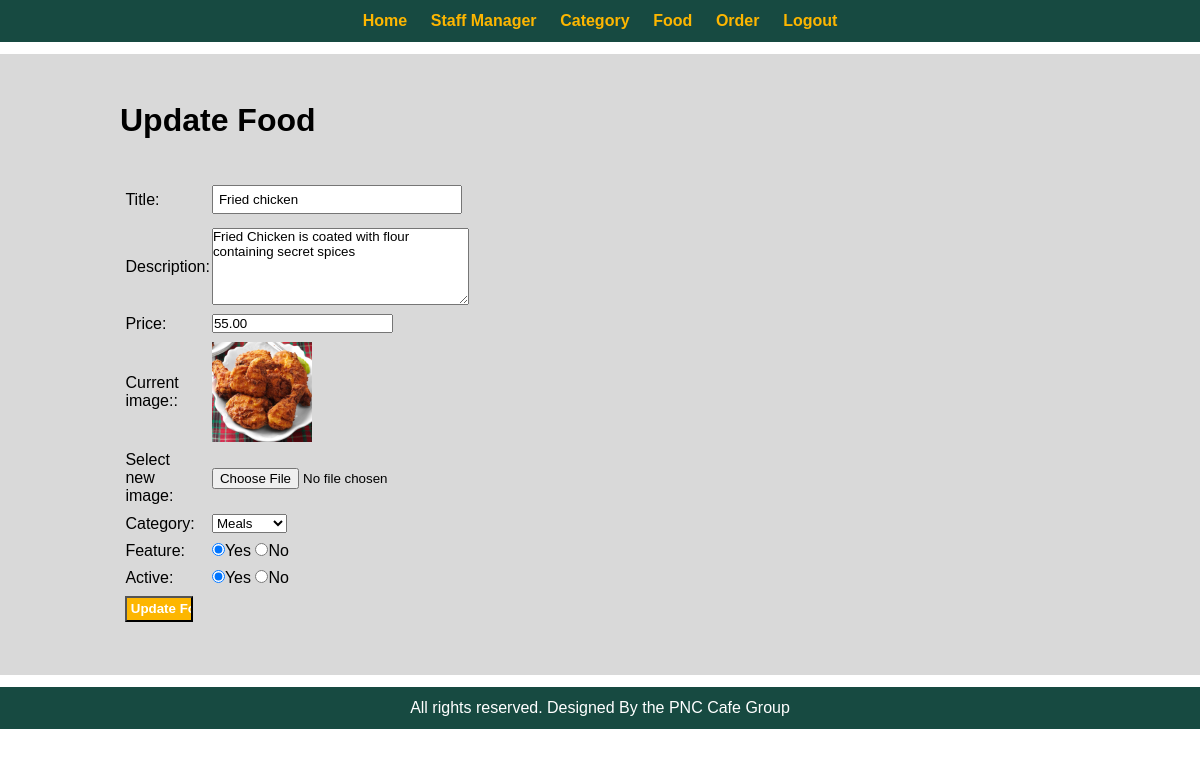
Page /admin/update-food.php?id=32 (signed in) on the committed database.
### tables this page shows
CREATE TABLE `tbl_food` (
  `id` int(10) UNSIGNED NOT NULL,
  `title` varchar(150) NOT NULL,
  `description` text NOT NULL,
  `price` decimal(10,2) NOT NULL,
  `image_name` varchar(255) NOT NULL,
  `category_id` int(10) UNSIGNED NOT NULL,
  `featured` varchar(10) NOT NULL,
  `active` varchar(10) NOT NULL
);

CREATE TABLE `tbl_category` (
  `id` int(10) UNSIGNED NOT NULL,
  `title` varchar(100) NOT NULL,
  `image_name` varchar(100) NOT NULL,
  `featured` varchar(10) NOT NULL,
  `active` varchar(10) NOT NULL
);

### admin/update-food.php (the view, shortened to what this page needs)
<?php
    include('partials/menu.php');
?>
<?php
    if(isset($_GET['id'])) {
        $id = $_GET['id'];
        $sql2 = "SELECT * FROM tbl_food WHERE id=$id";
        $res2 = mysqli_query($conn, $sql2);
        $row2 = mysqli_fetch_assoc($res2);
        $title = $row2['title'];
        $description = $row2['description'];
        $price = $row2['price'];
        $current_image = $row2['image_name'];
        $current_category = $row2['category_id'];
        $featured = $row2['featured'];
        $active = $row2['active'];
    } else {
        header('location:'.SITEURL.'admin/manage-food.php');
    }
    ?>
<div class="main-content">
    <div class="wrapper">
        <h1>Update Food</h1>
        <br><br>
        <form action="" method="POST" enctype="multipart/form-data">
            <table class="tbl-30">
                <tr>
                    <td>Title:</td>
                    <td>
                        <input type="text" name="title"  value="<?php echo $title;?>"required>
                    </td>
                </tr>
                <tr>
                    <td>Description:</td>
                    <td>
                    <textarea name="description" cols="30" rows="5" required><?php echo $description; ?></textarea>
                    </td>
                </tr>
                <tr>
                    <td>Price:</td>
                    <td>
                        <input type="number" name="price" value ="<?php echo $price;?>">
                    </td>
                </tr>
                <tr>
                    <td>Current image::</td>
                    <td>
                       <?php
                            if($current_image == "") {
                                echo "<div class='error'>Image not Available.</div>";
                            } else {
                                ?>
                                <img src="<?php echo SITEURL;?>/images/food/<?php echo $current_image;?>" width="40%">
                                <?php
                            }
                       ?>
                    </td>
                </tr>
                <tr>
                    <td>Select new image:</td>
                    <td>
                        <input type="file" name="image">
                    </td>
                </tr>
                <tr>
                    <td>Category:</td>
                    <td>
                        <select name="category">
                            <?php
                                $sql = "SELECT * FROM tbl_category WHERE active='Yes'";
                                $res = mysqli_query($conn, $sql);
                                $count  = mysqli_num_rows($res);
                                if($count>0) {
                                     while($row=mysqli_fetch_assoc($res)) {
                                        $category_title = $row['title'];
                                        $category_id = $row['id'];
                                    ?>
                                        <option <?php if($current_category==$category_id) {echo "selected";} ?> value="<?php echo $category_id; ?>"><?php echo $category_title?> </option>
                                    <?php
                                     }
                                } else {
                                    echo "<option value='0'>Category not available</option>";
                                }
                            ?>
                        </select>
                    </td>
                </tr>
                <tr>
                    <td>Feature:</td>
                    <td>
                        <input <?php if($featured=="Yes") {echo "checked";}?> type="radio" name="featured" value="Yes">Yes
                        <input <?php if($featured=="No") {echo "checked";}?> type="radio" name="featured" value="No">No
                    </td>
                </tr>
                <tr>
                    <td>Active:</td>
                    <td>
                        <input  <?php if($active=="Yes") {echo "checked";}?> type="radio" name="active" value="Yes">Yes
                        <input  <?php if($active=="No") {echo "checked";}?> type="radio" name="active" value="No">No
                    </td>
                </tr>
                <tr>
                    <td colspan="2">
                        <input type="submit" name="submit" value="Update Food" class="btn-primary">
                    </td>
                </tr>
            </table>
        </form>
    </div>
</div>
<?php
    include('partials/footer.php');
?>

### css/admin.css (style rules this page uses)
* { margin: 0 0; padding: 0 0; font-family: Arial, Helvetica, sans-serif; }
.wrapper { padding: 1%; width: 80%; margin: 0 auto; }
.tbl-30 { width:30%; }
table tr td { padding: 1%; margin-right: 2% auto; }
.btn-primary { background-color: #FDB600; padding: 1%; color: white; text-decoration: none; font-weight: bold; width: 20%; }
.main-content { margin: 1% 0; background-color: #d9d9d9; padding: 3% 0; }
input[type="text"], input[type="password"] { display: block; width: 100%; padding: 2%; margin: 2% auto; }

### rows in the picture
tbl_food: title "Fried chicken", description "Fried Chicken is coated with flour containing secret spices", price "55.00", image_name (picture), category "Meals", featured "☑", active "☑"
